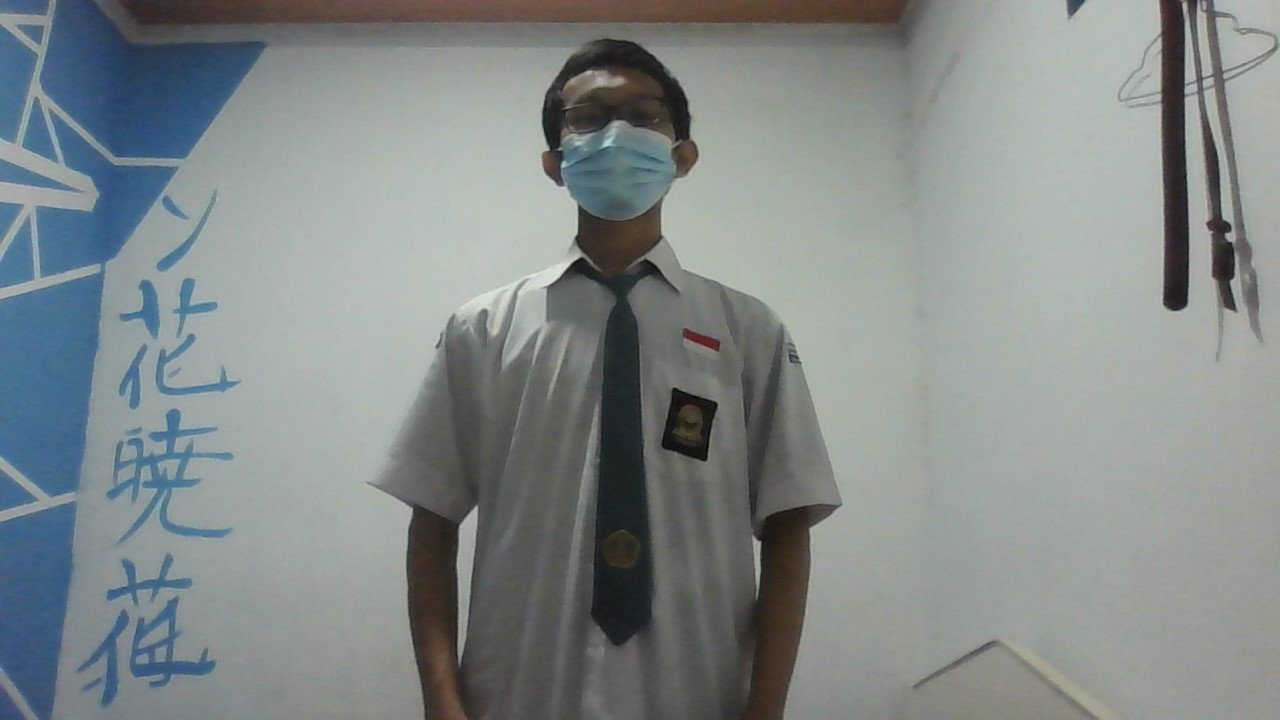
#> input picture images/1 (5).jpg, 1280 x 720 px, found by its file name
$ python ObjectDetectioninImages.py
#> lines starting #> are read from the running program, lines starting #| are printed output that depends on the picture; after the words box and inside, x2 and y2 are one past the last pixel; in counts of white or black regions, pixels touching at a corner belong together
import cv2

#########################################F#########################################################

objectName= "pakai masker"
objectName2= "tanpa masker"
objectName3= "lengkap"
objectName4= "tidak lengkap"

color= (0,255,0)
color2= (0,0,255)
###################################################################################################

# LOAD THE CLASSIFIER
cascade = cv2.CascadeClassifier('C:/Users/Dwipa Yogi/Documents/PROJECT 21/Haarcascade/Masker cascade/classifier3/cascade.xml')
cascade2 = cv2.CascadeClassifier('C:/Users/Dwipa Yogi/Documents/PROJECT 21/Haarcascade/Tanpa Masker/classifier/cascade.xml')
cascade3 = cv2.CascadeClassifier('C:/Users/Dwipa Yogi/Documents/PROJECT 21/Haarcascade/Lengkap cascade/classifier2/cascade.xml')
cascade4 = cv2.CascadeClassifier('C:/Users/Dwipa Yogi/Documents/PROJECT 21/Haarcascade/Tidak Lengkap/classifier/cascade.xml')


path = 'C:/Users/Dwipa Yogi/Documents/PROJECT 21/images/1 (5).jpg'
img = cv2.imread(path)
#> img is the input picture: shape (720, 1280, 3); mean B, G, R 137.5, 137, 130.9
gray = cv2.cvtColor(img, cv2.COLOR_BGR2GRAY)
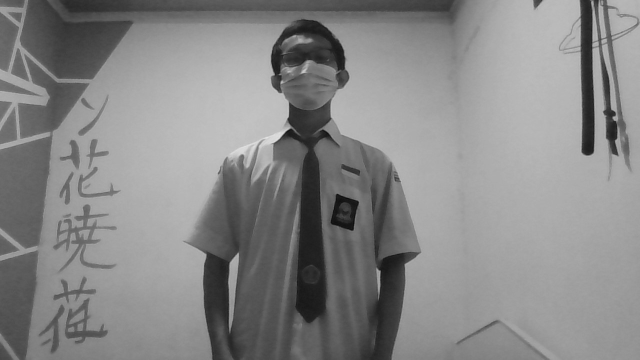
#> gray: shape (720, 1280) (shown at 1/2 size); min 6, max 228, mean 135.3


objects = cascade.detectMultiScale(
    gray,
    scaleFactor = 1.10,
    minNeighbors = 6
)
#> objects = [[557, 88, 122, 122]]
for x, y, w, h in objects:
    img = cv2.rectangle(
        img,            # image object
        (x,y),          # posisi kotak
        (x+w, y+h),     # posisi kotak
        (0, 255, 0),    # warna kotak RGB
        2               # lebar garis kotak
    )
    cv2.putText(img,objectName,(x,y-5),cv2.FONT_HERSHEY_COMPLEX_SMALL,1,color,1)
    roi_color = img[y:y+h, x:x+w]
#> this loop made 1 pass
#> pass 1, `roi_color = img[y:y+h, x:x+w]`:
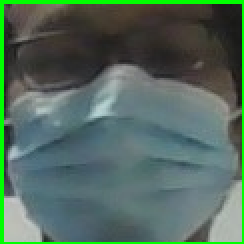
#> roi_color: shape (122, 122, 3) (shown 2 times larger); mean B, G, R 94.1, 106, 82.7
#> after the loop:
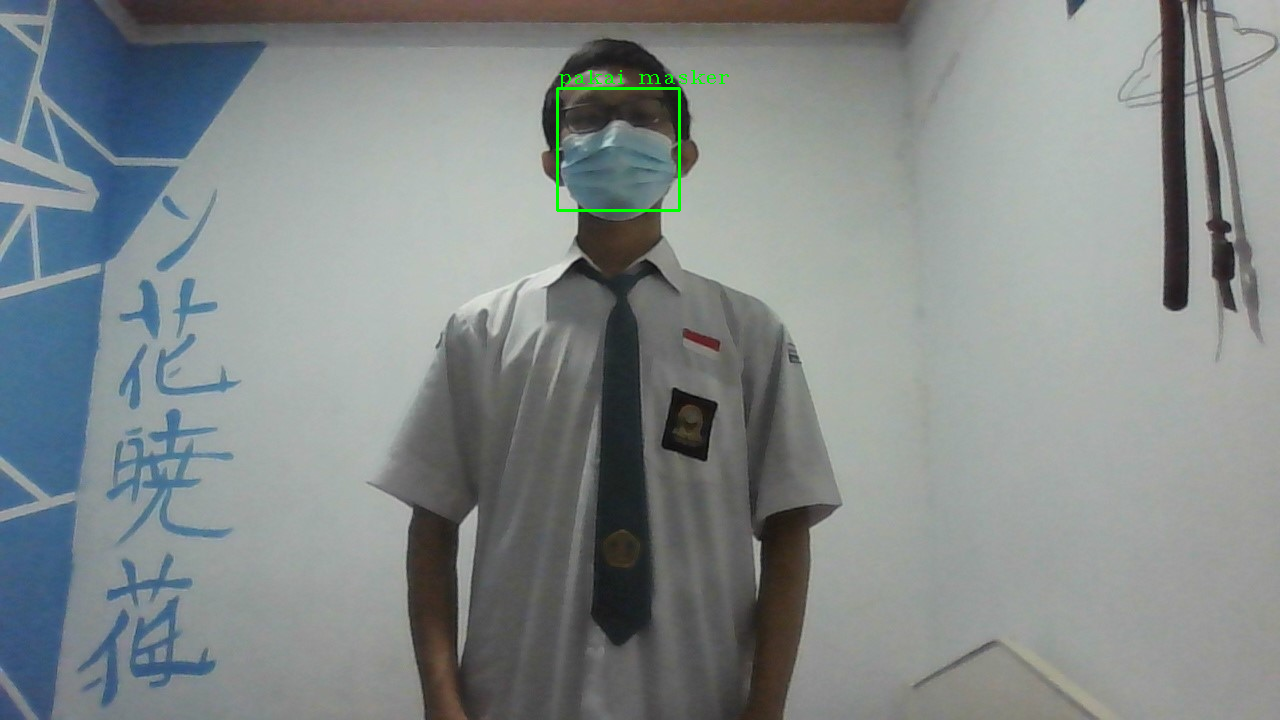
#> img: shape (720, 1280, 3); mean B, G, R 137.3, 137.4, 130.7

objects2 = cascade2.detectMultiScale(
    gray,
    scaleFactor = 1.10,
    minNeighbors = 6
)
#> objects2 = ()
for x, y, w, h in objects2:
    img = cv2.rectangle(
        img,            # image object
        (x,y),          # posisi kotak
        (x+w, y+h),     # posisi kotak
        (0, 0, 255),    # warna kotak RGB
        2               # lebar garis kotak
    )
    cv2.putText(img,objectName2,(x,y-5),cv2.FONT_HERSHEY_COMPLEX_SMALL,1,color2,1)
    roi_color = img[y:y+h, x:x+w]
#> this loop made 0 passes

objects3 = cascade3.detectMultiScale(
    gray,
    scaleFactor = 1.10,
    minNeighbors = 6
)
#> objects3 = [[389, 236, 432, 432]]
for x, y, w, h in objects3:
    img = cv2.rectangle(
        img,            # image object
        (x,y),          # posisi kotak
        (x+w, y+h),     # posisi kotak
        (0, 255, 0),    # warna kotak RGB
        3               # lebar garis kotak
    )
    cv2.putText(img,objectName3,(x,y-5),cv2.FONT_HERSHEY_COMPLEX_SMALL,1,color,1)
    roi_color = img[y:y+h, x:x+w]
#> this loop made 1 pass
#> pass 1, `img = cv2.rectangle( img,`:
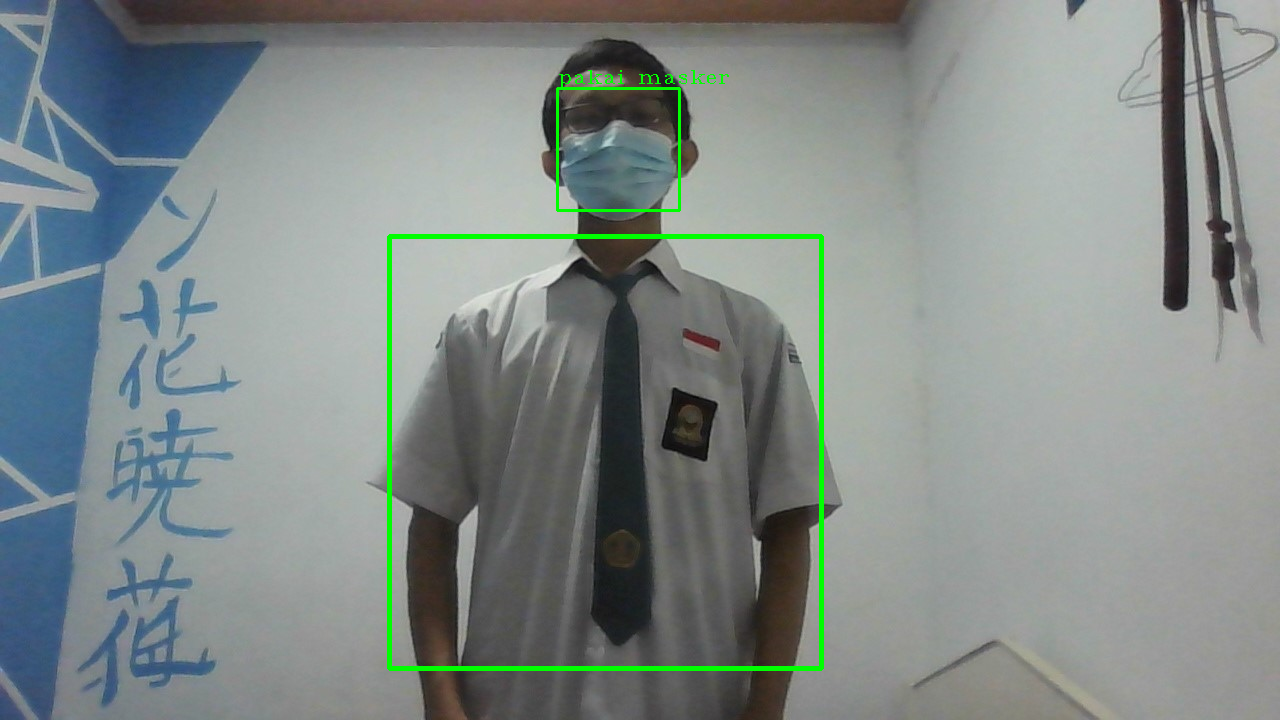
#> img: shape (720, 1280, 3); 0.94% of pixels changed, all inside (x1, y1, x2, y2) = (387, 234, 824, 671)
#> pass 1, `roi_color = img[y:y+h, x:x+w]`:
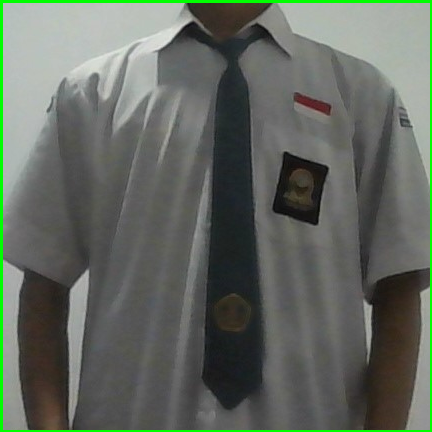
#> roi_color: shape (432, 432, 3); mean B, G, R 96.4, 105.1, 98.3

objects4 = cascade4.detectMultiScale(
    gray,
    scaleFactor = 1.10,
    minNeighbors = 6
)
#> objects4 = ()
for x, y, w, h in objects4:
    img = cv2.rectangle(
        img,            # image object
        (x,y),          # posisi kotak
        (x+w, y+h),     # posisi kotak
        (0, 0, 255),    # warna kotak RGB
        3               # lebar garis kotak
    )
    cv2.putText(img,objectName4,(x,y-5),cv2.FONT_HERSHEY_COMPLEX_SMALL,1,color2,1)
    roi_color = img[y:y+h, x:x+w]

resized = cv2.resize(img, (800,600))
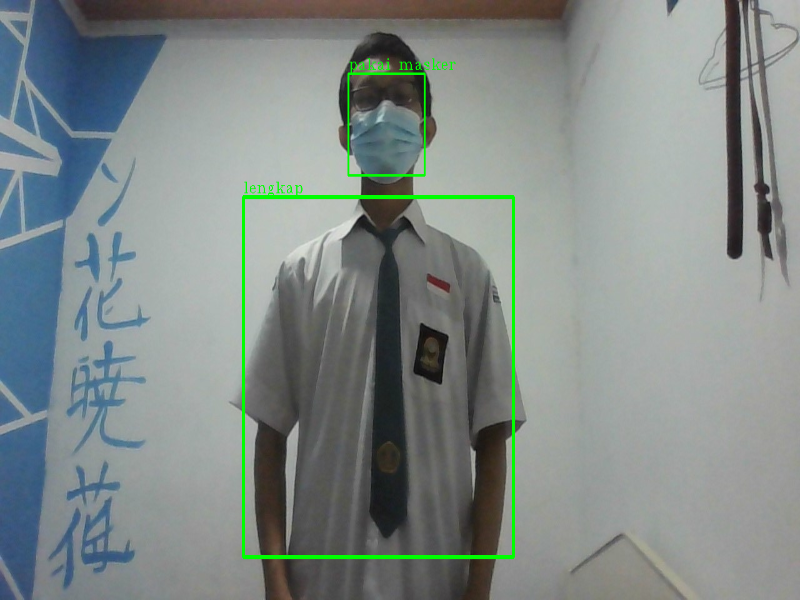
#> resized: shape (600, 800, 3); mean B, G, R 135.9, 138.3, 129.3
cv2.imshow('Output', resized)
cv2.imwrite('C:/Users/Dwipa Yogi/Documents/PROJECT 21/Output/test1.jpg', resized)
cv2.waitKey(0)
cv2.destroyAllWindows()

$ run again, with images/1 (1).jpg copied over images/1 (5).jpg
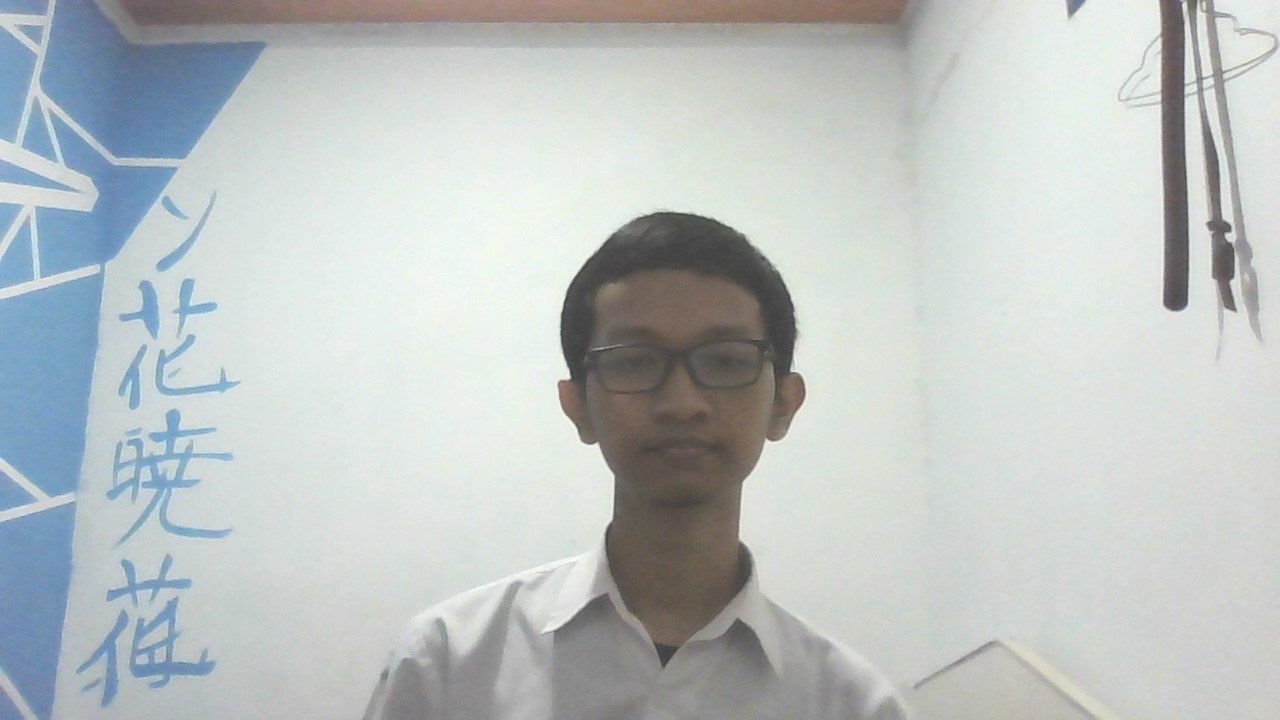
#> input picture images/1 (1).jpg, 1280 x 720 px, found by its file name
#> img is the input picture: shape (720, 1280, 3); mean B, G, R 194.6, 195, 189.1
#> objects = ()
#> objects2 = [[602, 305, 161, 161]]
#> the loop `for x, y, w, h in objects2:` made 1 pass
#> after the loop `for x, y, w, h in objects2:`:
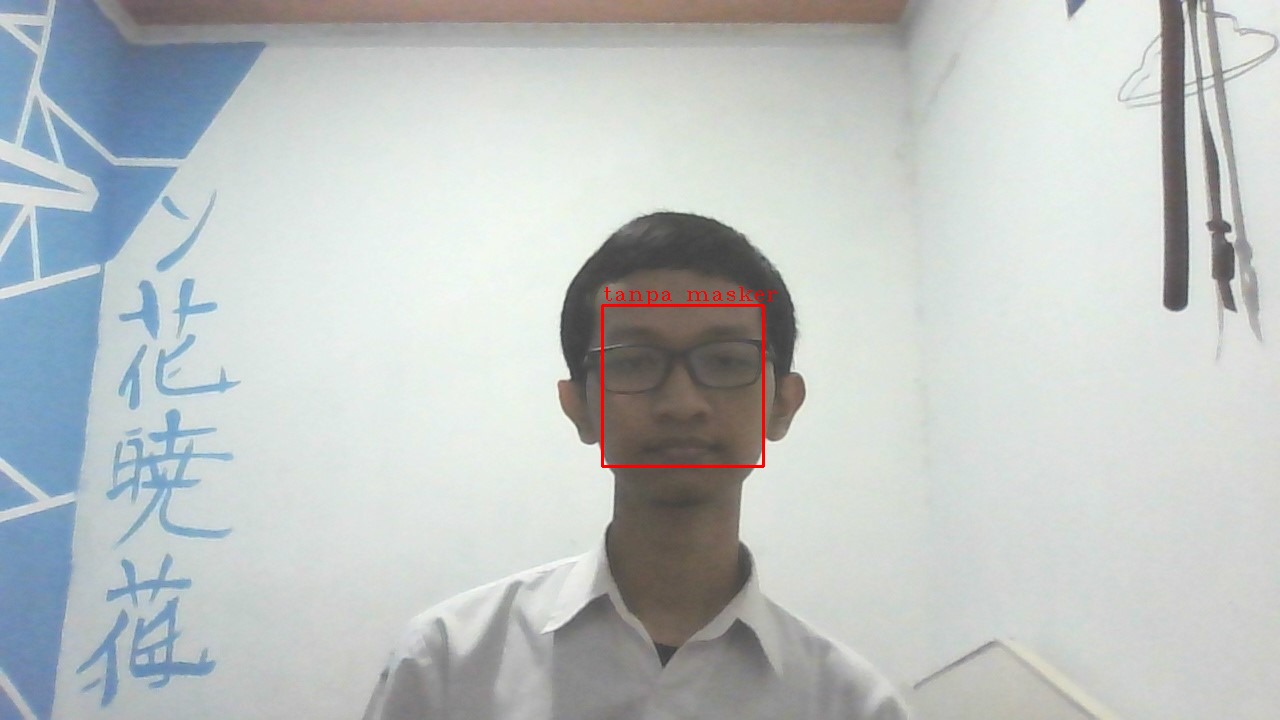
#> img: shape (720, 1280, 3); mean B, G, R 194.4, 194.7, 189.5
#> objects3 = ()
#> `resized = cv2.resize(img, (800,600))`:
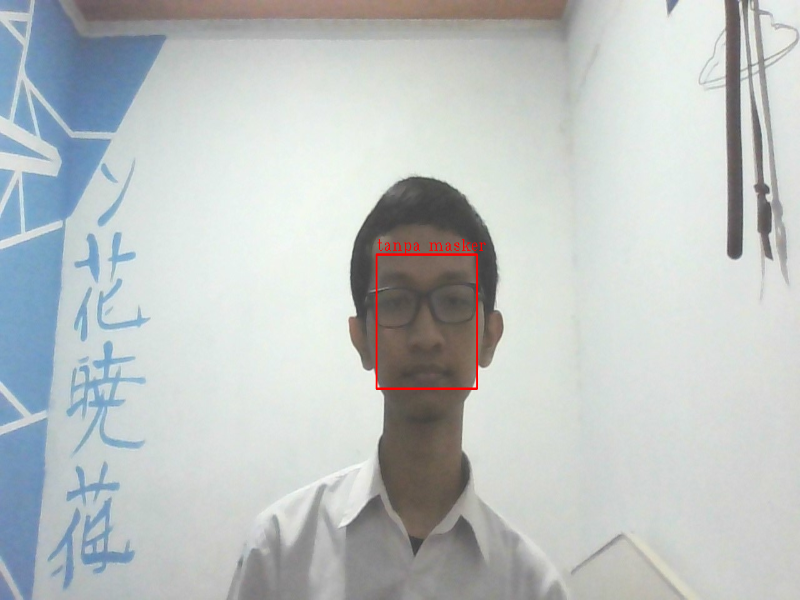
#> resized: shape (600, 800, 3); mean B, G, R 194.3, 194.7, 189.5
